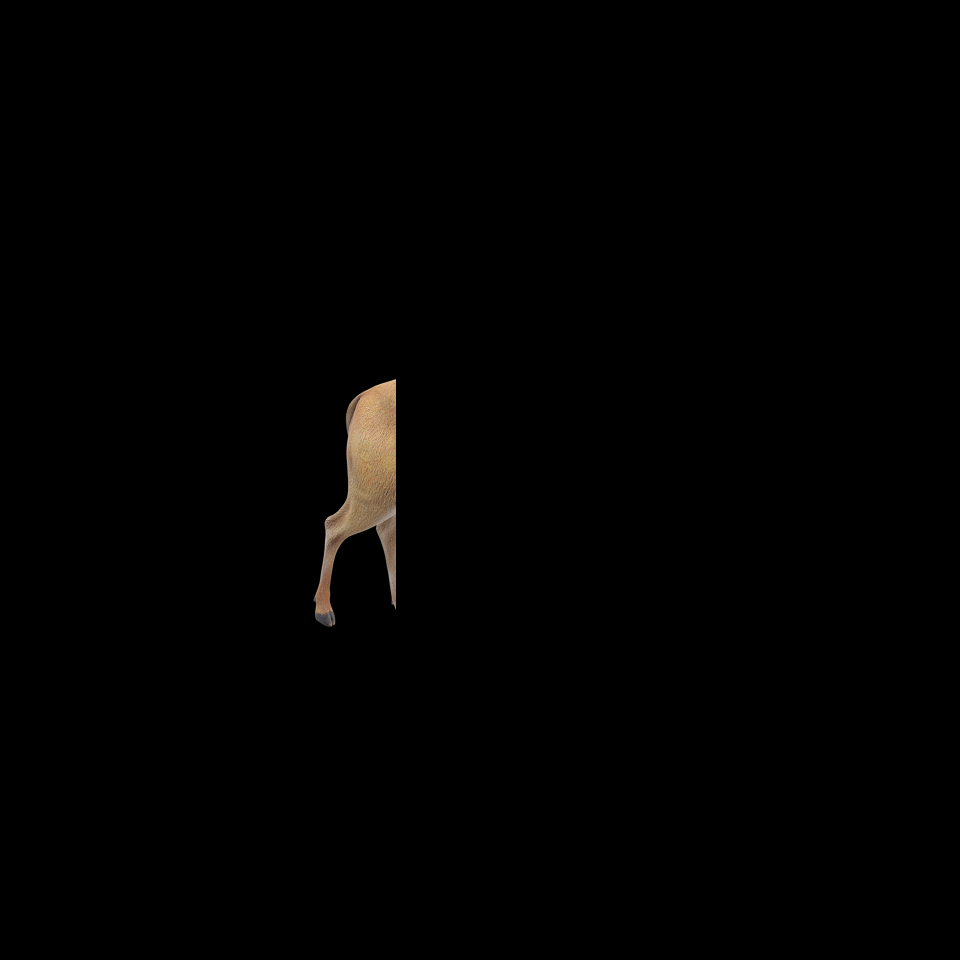
#> input picture For Exp in thesis/1.png, 1920 x 1920 px, given in place of 1.jpg, which was not available (shown at 1/2 size)
$ python fttest.py
#> lines starting #> are read from the running program, lines starting #| are printed output that depends on the picture; pictures that were not available may be replaced by others from this repository, and a replacement may not be noted
from PIL import Image
import numpy as np
from scipy.fft import fft2, fftshift
import matplotlib.pyplot as plt
import os

# Set the working directory and load the image
os.chdir("C:/Users/gaosh/Documents/python/Digital-hologram/OriginalImage")
filename = "1.jpg"

# Load the image using PIL to enable cropping
im_o = Image.open(filename)
#> im_o is the input picture: PIL image 1920x1920 RGB; mean R, G, B 1.7, 1.3, 1

# Get the dimensions of the original image
width, height = im_o.size
#> width = 1920; height = 1920

# Calculate the coordinates to crop the 1080x1080 region from the center
left = (width - 1080) // 2
#> left = 420
top = (height - 1080) // 2
#> top = 420
right = left + 1080
#> right = 1500
bottom = top + 1080
#> bottom = 1500

# Crop the image to the 1080x1080 region
im_o = im_o.crop((left, top, right, bottom))
#> im_o: PIL image 1080x1080 RGB

# Convert the cropped image to a NumPy array
im = np.array(im_o)

# Extract the red, green, and blue channels
im_r = im[:,:,0]
im_g = im[:,:,1]
im_b = im[:,:,2]

# Perform FFT and shift
im_r_fft = fftshift(fft2(im_r))
im_g_fft = fftshift(fft2(im_g))
im_b_fft = fftshift(fft2(im_b))

# Get the dimensions of the cropped image
rows, cols = im_r.shape
#> rows = 1080; cols = 1080

# Frequency coordinates
u = np.fft.fftshift(np.fft.fftfreq(rows))
#> u = 1080 values from -0.5 to 0.499
v = np.fft.fftshift(np.fft.fftfreq(cols))
#> v = 1080 values from -0.5 to 0.499

# Compute the phase
phase_r = np.angle(im_r_fft) + np.pi
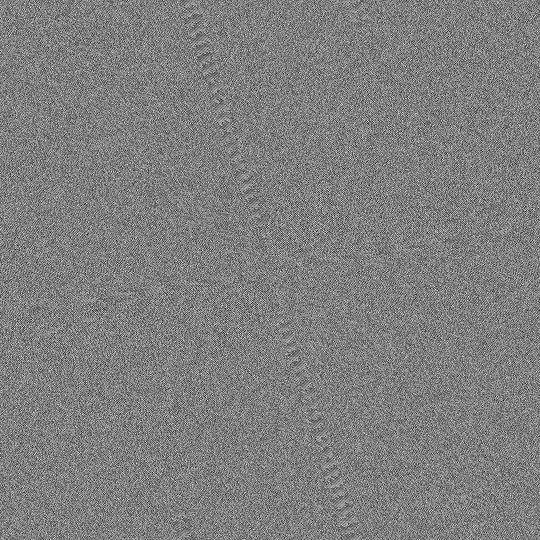
#> phase_r: shape (1080, 1080) float64 (shown at 1/2 size); min 0, max 6.28, mean 3.14; drawn with min black and max white
phase_g = np.angle(im_g_fft) + np.pi
phase_b = np.angle(im_b_fft) + np.pi
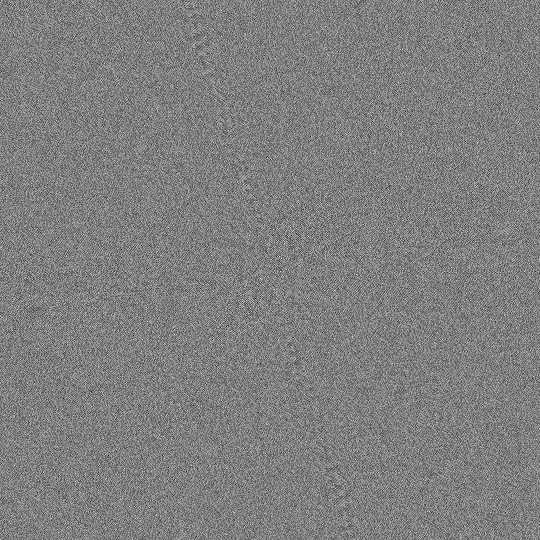
#> phase_b: shape (1080, 1080) float64 (shown at 1/2 size); min 0, max 6.28, mean 3.14; drawn with min black and max white

# Scale phase to 0-255 range
interval_r = 255 / (2 * np.pi)
angle_0_pi_r = phase_r * interval_r

interval_g = 200 / (2 * np.pi)
angle_0_pi_g = phase_g * interval_g
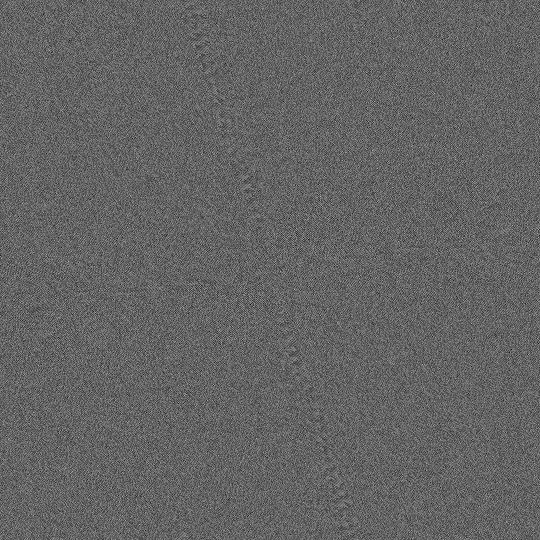
#> angle_0_pi_g: shape (1080, 1080) float64 (shown at 1/2 size); min 0, max 200, mean 100

interval_b = 160 / (2 * np.pi)
angle_0_pi_b = phase_b * interval_b
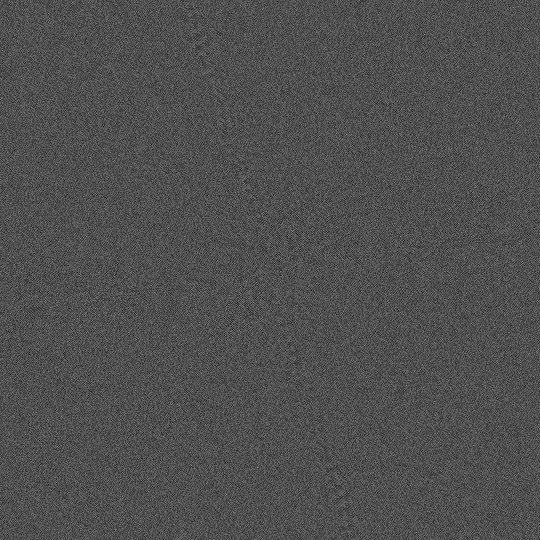
#> angle_0_pi_b: shape (1080, 1080) float64 (shown at 1/2 size); min 0, max 160, mean 80

# Combine the channels back
im_new = np.zeros_like(im)
im_new[:,:,0] = np.mod(angle_0_pi_r, 255)
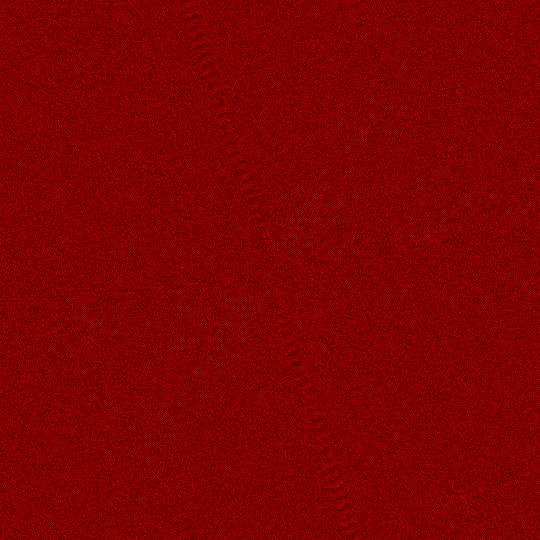
#> im_new: shape (1080, 1080, 3) (shown at 1/2 size); mean of channels 0, 1, 2 127, 0, 0; drawn as R, G, B
im_new[:,:,1] = np.mod(angle_0_pi_g, 255)
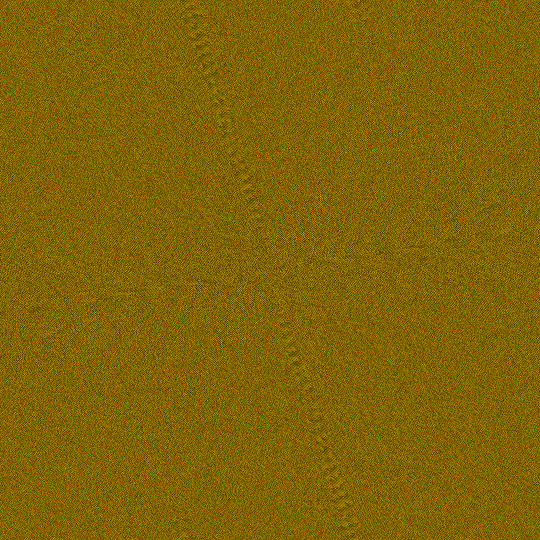
#> im_new: shape (1080, 1080, 3) (shown at 1/2 size); mean of channels 0, 1, 2 127, 99.5, 0; drawn as R, G, B
im_new[:,:,2] = np.mod(angle_0_pi_b, 255)
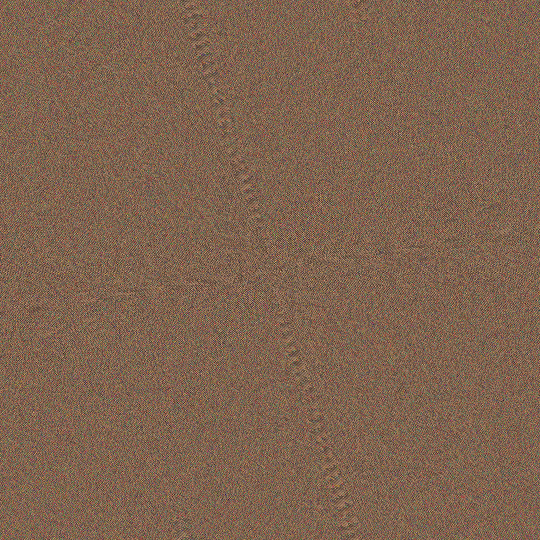
#> im_new: shape (1080, 1080, 3) (shown at 1/2 size); mean of channels 0, 1, 2 127, 99.5, 79.5; drawn as R, G, B
im_new_array = im_new.astype(np.uint8)

# Save the image
output_image = Image.fromarray(im_new_array)
output_filename = f"ft_of_{filename}_center_cropped.png"
output_image.save(output_filename)

# Optional: Display the image
plt.figure(figsize=(6, 6))
plt.imshow(im_new_array, cmap="hot", origin='lower')
plt.axis('off')
plt.show()
